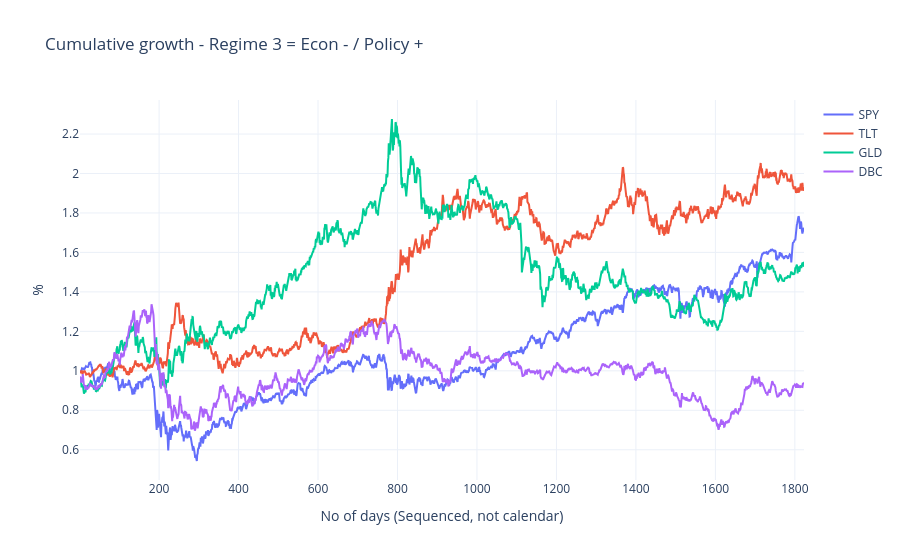

Notebook cell for this chart:
### Markdown cell above
### Regime 3 - Econ - / Policy +

### Code cell
fig3 = plot_regime_compounded(regime3["returns"], txtregime3)
fig3.show()

regime_metrics(regime3["returns"])

### Figure 1 — Plotly figure (JSON) as saved in the notebook; plotly's stock layout.template omitted (floating-point values rounded to 4 significant figures; data arrays with more than 128 entries replaced by an {"elided": "..."} marker saying what was removed)
{"data": [{"mode": "lines", "name": "SPY", "type": "scatter", "x": {"elided": "1823 int values"}, "y": {"elided": "1823 float values"}}, {"mode": "lines", "name": "TLT", "type": "scatter", "x": {"elided": "1823 int values"}, "y": {"elided": "1823 float values"}}, {"mode": "lines", "name": "GLD", "type": "scatter", "x": {"elided": "1823 int values"}, "y": {"elided": "1823 float values"}}, {"mode": "lines", "name": "DBC", "type": "scatter", "x": {"elided": "1823 int values"}, "y": {"elided": "1823 float values"}}], "layout": {"title": {"text": "Cumulative growth - Regime 3 = Econ - / Policy +"}, "xaxis": {"title": {"text": "No of days (Sequenced, not calendar)"}}, "yaxis": {"title": {"text": "%"}}}}
